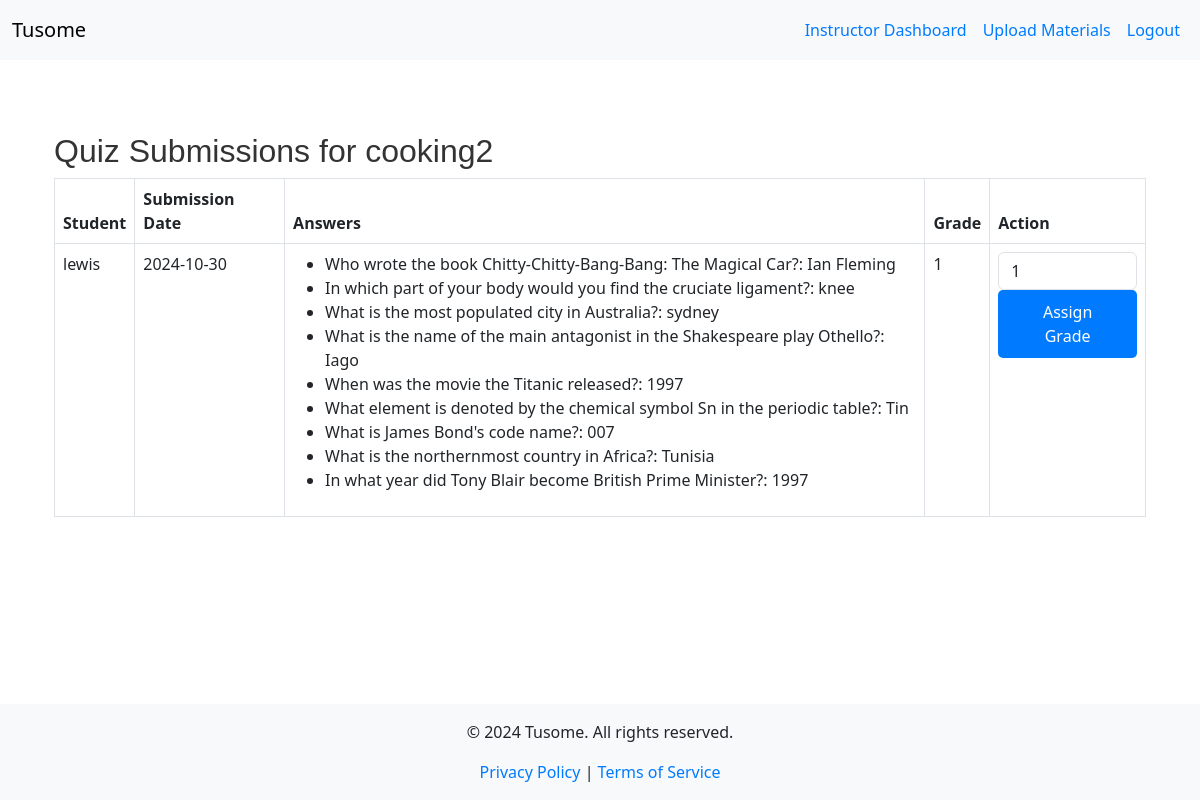
Page /instructor/view_submissions/1/3 (signed in) on the earlier database version.
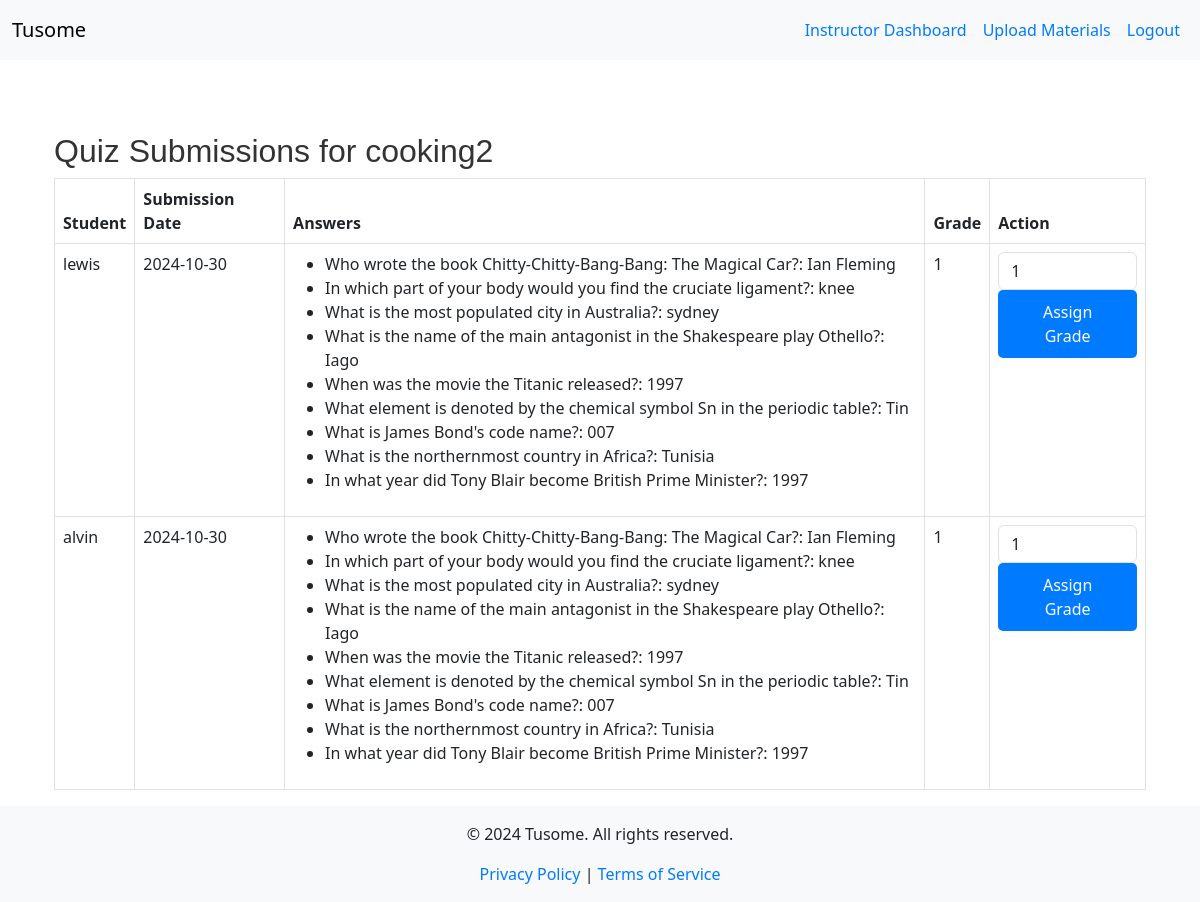
Same page on the later database version.
### models.py (models this page shows, shortened)
class Quiz(db.Model):
    id = db.Column(db.Integer, primary_key=True)
    course_id = db.Column(db.Integer, db.ForeignKey('course.id'), nullable=False)
    title = db.Column(db.String(200), nullable=False)
    status = db.Column(db.String(20), nullable=False)
    course = db.relationship('Course', back_populates='quizzes')
    questions = db.relationship('Question', back_populates='quiz', lazy=True)
    quiz_submissions = db.relationship('QuizSubmission', back_populates='quiz', lazy=True)

class User(UserMixin, db.Model):
    id = db.Column(db.Integer, primary_key=True)
    username = db.Column(db.String(150), unique=True, nullable=False)
    password = db.Column(db.String(150), nullable=False)
    role = db.Column(db.Enum(RoleEnum), nullable=False)  # Using Enum for roles
    instructor = db.relationship('Instructor', back_populates='user', uselist=False)
    student = db.relationship('Student', back_populates='user', uselist=False)

class QuizSubmission(db.Model):
    id = db.Column(db.Integer, primary_key=True)
    student_id = db.Column(db.Integer, db.ForeignKey('student.id'), nullable=False)
    quiz_id = db.Column(db.Integer, db.ForeignKey('quiz.id'), nullable=False)
    question_id = db.Column(db.Integer, db.ForeignKey('question.id'), nullable=False)
    selected_answer = db.Column(db.String(200), nullable=False)
    submission_date = db.Column(db.DateTime, default=datetime.utcnow)
    grade = db.Column(db.String(10))
    student = db.relationship('Student', back_populates='quiz_submissions')
    quiz = db.relationship('Quiz', back_populates='quiz_submissions')
    question = db.relationship('Question', back_populates='quiz_submissions')

class Question(db.Model):
    id = db.Column(db.Integer, primary_key=True)
    question_text = db.Column(db.Text, nullable=False)
    correct_answer = db.Column(db.String(200), nullable=False)
    quiz_id = db.Column(db.Integer, db.ForeignKey('quiz.id'), nullable=False)
    quiz = db.relationship('Quiz', back_populates='questions')
    quiz_submissions = db.relationship('QuizSubmission', back_populates='question', lazy=True)

### app.py (the view)
@app.route('/instructor/view_submissions/<int:course_id>/<int:quiz_id>', methods=['GET'])
@login_required
def view_submissions(course_id, quiz_id):
    if current_user.role != RoleEnum.INSTRUCTOR:
        flash('You are not authorized to access this page.')
        return redirect(url_for('index'))
    quiz = Quiz.query.get_or_404(quiz_id)
    submissions = QuizSubmission.query.filter_by(quiz_id=quiz_id).all()
    grouped_submissions = defaultdict(list)
    for submission in submissions:
        grouped_submissions[submission.student_id].append(submission)
    return render_template('view_submissions.html', quiz=quiz, grouped_submissions=grouped_submissions)

### app.py (called while the page is built)
@app.context_processor
def inject_current_year():
    return {'current_year': datetime.utcnow().year}

@login_manager.user_loader
def load_user(user_id):
    return User.query.get(int(user_id))

@app.context_processor
def inject_roleenum():
    return dict(RoleEnum=RoleEnum)

### templates/view_submissions.html (shortened to what this page needs)
{% extends "base.html" %}
{% block content %}
<div class="container mt-5">
    <h2>Quiz Submissions for {{ quiz.title }}</h2>
    <table class="table table-bordered">
        <thead>
            <tr>
                <th>Student</th>
                <th>Submission Date</th>
                <th>Answers</th>
                <th>Grade</th>
                <th>Action</th>
            </tr>
        </thead>
        <tbody>
            {% for student_id, student_submissions in grouped_submissions.items() %}
            <tr>
                <td>{{ student_submissions[0].student.user.username }}</td>
                <td>{{ student_submissions[0].submission_date.strftime('%Y-%m-%d') }}</td>
                <td>
                    <ul>
                        {% for submission in student_submissions %}
                        <li>{{ submission.question.question_text }}: {{ submission.selected_answer }}</li>
                        {% endfor %}
                    </ul>
                </td>
                <td>
                    {% if student_submissions[0].grade is not none %}
                        {{ student_submissions[0].grade }}
                    {% else %}
                        Ungraded
                    {% endif %}
                </td>
                <td>
                    <form method="POST" action="{{ url_for('grade_submission', submission_id=student_submissions[0].id) }}">
                        <div class="form-group">
                            <input type="number" name="grade" class="form-control" min="0" max="100" value="{{ student_submissions[0].grade }}">
                        </div>
                        <button type="submit" class="btn btn-success">Assign Grade</button>
                    </form>
                </td>
            </tr>
            {% endfor %}
        </tbody>
    </table>
</div>
{% endblock %}

### templates/base.html (shortened to what this page needs)
<!DOCTYPE html>
<html lang="en">
<head>
    <link href="https://cdn.jsdelivr.net/npm/bootstrap@5.3.0/dist/css/bootstrap.min.css" rel="stylesheet">
    <link rel="stylesheet" href="{{ url_for('static', filename='css/style.css') }}">
</head>
<body>
    <div id="wrapper" class="d-flex flex-column min-vh-100">
        <nav class="navbar navbar-expand-lg navbar-light bg-light">
          <div class="container-fluid">
            <a class="navbar-brand" href="{{ url_for('index') }}">Tusome</a>
            <div class="collapse navbar-collapse" id="navbarNav">
              <ul class="navbar-nav ms-auto">
                {% if current_user.is_authenticated %}
                  {% if current_user.role == RoleEnum.ADMIN %}
                    <li class="nav-item">
                      <a class="nav-link" href="{{ url_for('admin_dashboard') }}">Admin Dashboard</a>
                    </li>
                    <li class="nav-item">
                      <a class="nav-link" href="{{ url_for('manage_users') }}">Manage Users</a>
                    </li>
                  {% elif current_user.role == RoleEnum.INSTRUCTOR %}
                    <li class="nav-item">
                      <a class="nav-link" href="{{ url_for('instructor_dashboard') }}">Instructor Dashboard</a>
                    </li>
                    <li class="nav-item">
                      <a class="nav-link" href="{{ url_for('upload_material') }}">Upload Materials</a>
                    </li>
                  {% endif %}
                  <li class="nav-item">
                    <a class="nav-link" href="{{ url_for('logout') }}">Logout</a>
                  </li>
                {% endif %}
              </ul>
            </div>
          </div>
        </nav>
        <div class="container mt-4" id="content">
          {% block content %}{% endblock %}
        </div>
        <footer class="bg-light text-center">
          <div class="container">
            <p>&copy; {{ current_year }} Tusome. All rights reserved.</p>
            <a href="{{ url_for('privacy_policy') }}">Privacy Policy</a> |
            <a href="{{ url_for('terms_of_service') }}">Terms of Service</a>
          </div>
        </footer>
    </div>
</body>
</html>

### static/css/style.css (style rules this page uses)
.btn { padding: 10px 20px; border: none; border-radius: 5px; color: white; background-color: #007BFF; text-decoration: none; display: inline-block; transition: background-color 0.3s; }
h1, h2, h3 { color: #333; font-family: 'Arial', sans-serif; }
a { color: #007BFF; text-decoration: none; }
.nav-link { padding: 10px; color: #007BFF; transition: color 0.3s; }
html, body { height: 100%; margin: 0; }
body { display: flex; flex-direction: column; }
#wrapper { display: flex; flex-direction: column; min-height: 100vh; }
#content { flex: 1; }
footer { background-color: #f8f9fa; padding: 1rem 0; }

### templates/base.html (style rules this page uses)
html, body { height: 100%; margin: 0; }
body { display: flex; flex-direction: column; }
#content { flex: 1; }
footer { background-color: #f8f9fa; padding: 1rem 0; }

Differences in the rows shown:
added User: username "alvin"
added QuizSubmission: submission_date "2024-10-30", question.question_text "Who wrote the book Chitty-Chitty-Bang-Bang: The Magical Car?", selected_answer "Ian Fleming", grade "1", grade "1", shown under "alvin"
added QuizSubmission: question.question_text "In which part of your body would you find the cruciate ligament?", selected_answer "knee", shown under "alvin"
added QuizSubmission: question.question_text "What is the most populated city in Australia?", selected_answer "sydney", shown under "alvin"
added QuizSubmission: question.question_text "What is the name of the main antagonist in the Shakespeare play Othello?", selected_answer "Iago", shown under "alvin"
added QuizSubmission: question.question_text "When was the movie the Titanic released?", selected_answer "1997", shown under "alvin"
added QuizSubmission: question.question_text "What element is denoted by the chemical symbol Sn in the periodic table?", selected_answer "Tin", shown under "alvin"
added QuizSubmission: question.question_text "What is James Bond's code name?", selected_answer "007", shown under "alvin"
added QuizSubmission: question.question_text "What is the northernmost country in Africa?", selected_answer "Tunisia", shown under "alvin"
added QuizSubmission: question.question_text "In what year did Tony Blair become British Prime Minister?", selected_answer "1997", shown under "alvin"
Other differences:
new list line: "Assign Grade"
